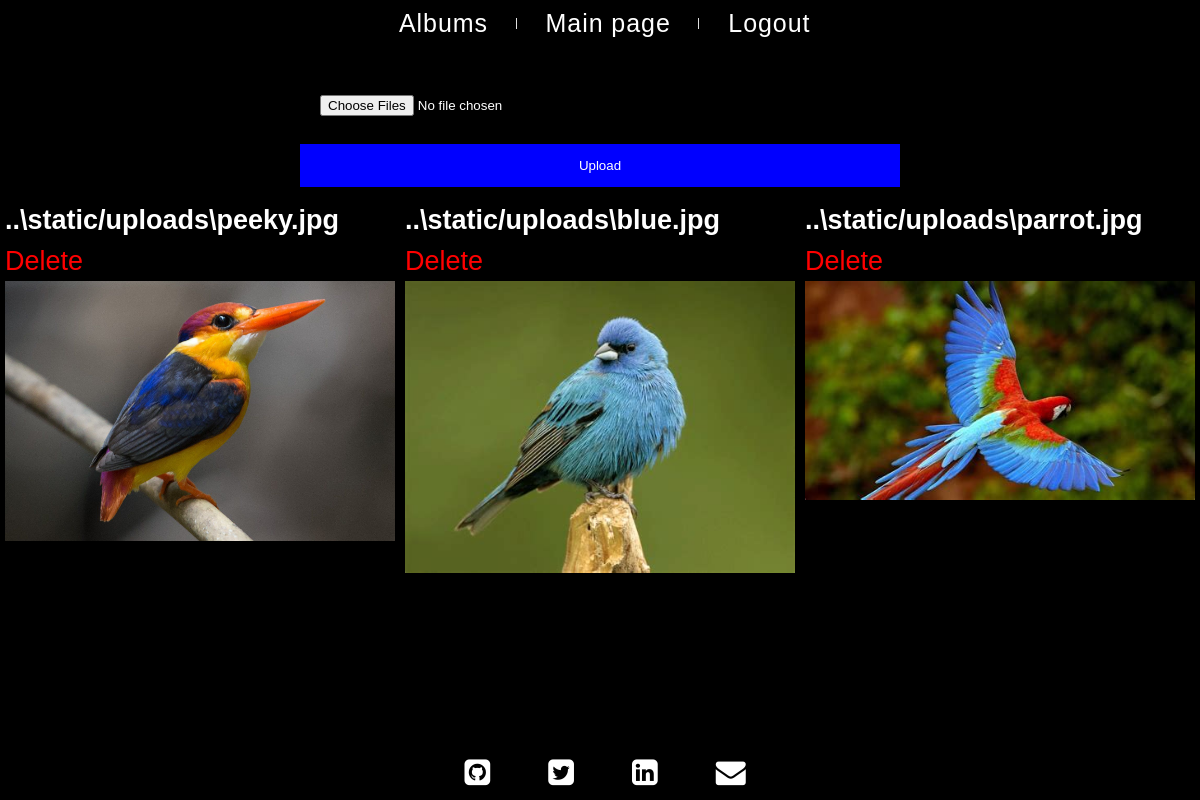
Page /photo_upload/2 on the committed database.
### models.py (models this page shows)
class Photo(db.Model):
    id = db.Column(db.Integer, primary_key = True)
    album_id = db.Column(db.Integer, db.ForeignKey('album.id'))
    image = db.Column(db.String(100))

### views.py (the view, shortened to what this page needs)
@app.route('/photo_upload/<album_id>', methods=['GET','POST'])
def photo_upload(album_id):
    uploaded_files = request.files.getlist("file[]")
    filenames = []
    photos = Photo.query.filter_by(album_id=album_id).all()
    return render_template('upload.html', photos=photos, album_id = album_id)

### templates/upload.html
{% extends "base.html" %} {% block style %}
<link rel="stylesheet" type="text/css" href="{{ url_for('static',filename='styles/upload.css') }}"> {% endblock %} {% block top %}
<form method="post" enctype="multipart/form-data">
    <input type="file" multiple="" name="file[]" class="span3" />
    <input type="submit" value="Upload" class="span2">
</form>
{% endblock %} {% block body %}
<div class="row">
    {% for photo in photos %}
    <div class="column">
        <h2>{{photo.image}}</h2>
        <h2><a href="/delete_photo/{{photo.album_id}}/{{photo.id}}" style="color: red;">Delete</a></h2>
        <img src="{{photo.image}}" alt="Robot Image" width="460" height="345">
    </div>
    {% endfor %}
</div>
{% endblock %}

### static/styles/main.css (style rules this page uses)
html { box-sizing: border-box; font-size: 15px; font-weight: lighter }
*, *::before, *::after { box-sizing: inherit }
html, body, ul, ol, figure { margin: 0; padding: 0; }
img { vertical-align: middle }
h1, h2, h3 { margin: 0 }
body { font: normal 300 18px "Roboto", sans-serif; color: white; background-color: black; line-height: 1.5; }
a { color: white; font-weight: 300; position: relative; -webkit-transition: color 0.2s ease-in-out; transition: color 0.2s ease-in-out; text-decoration: none; white-space: nowrap; outline: none }
img { height: 375px; width: 100%; }

### static/styles/upload.css (style rules this page uses)
* { box-sizing: border-box; }
.column { float: left; width: 33.33%; padding: 5px; }
img { height: 100%; }
.row::after { content: ""; clear: both; display: table; }
body { font-family: Arial, Helvetica, sans-serif; }
form { margin-top: 5rem; width: 50%; margin-left: auto; margin-right: auto; }
input[type=file] { width: 100%; padding: 12px 20px; margin: 8px 0; display: inline-block; box-sizing: border-box; }
input[type=submit] { background-color: blue; color: white; padding: 14px 20px; margin: 8px 0; border: none; cursor: pointer; width: 100%; }

### rows in the picture
Photo: image "..\\static/uploads\\peeky.jpg", shows a picture
Photo: image "..\\static/uploads\\blue.jpg", shows a picture
Photo: image "..\\static/uploads\\parrot.jpg", shows a picture
